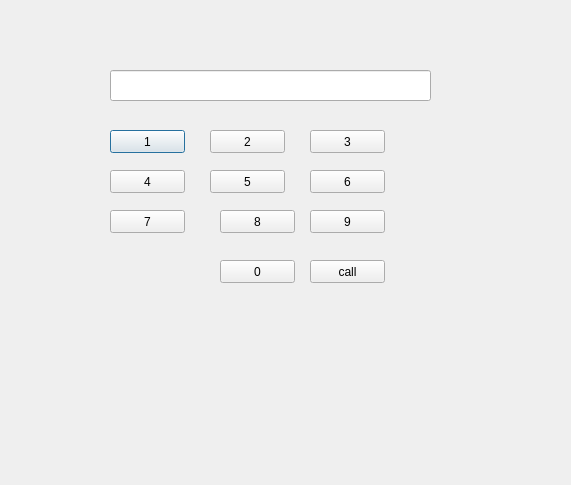
<?xml version="1.0" encoding="UTF-8"?>
<ui version="4.0">
 <class>Dialog</class>
 <widget class="QDialog" name="Dialog">
  <property name="geometry">
   <rect>
    <x>0</x>
    <y>0</y>
    <width>571</width>
    <height>485</height>
   </rect>
  </property>
  <property name="windowTitle">
   <string>Dialog</string>
  </property>
  <widget class="QLineEdit" name="le">
   <property name="geometry">
    <rect>
     <x>110</x>
     <y>70</y>
     <width>321</width>
     <height>31</height>
    </rect>
   </property>
  </widget>
  <widget class="QPushButton" name="pb1">
   <property name="geometry">
    <rect>
     <x>110</x>
     <y>130</y>
     <width>75</width>
     <height>23</height>
    </rect>
   </property>
   <property name="text">
    <string>1</string>
   </property>
  </widget>
  <widget class="QPushButton" name="pb2">
   <property name="geometry">
    <rect>
     <x>210</x>
     <y>130</y>
     <width>75</width>
     <height>23</height>
    </rect>
   </property>
   <property name="text">
    <string>2</string>
   </property>
  </widget>
  <widget class="QPushButton" name="pb3">
   <property name="geometry">
    <rect>
     <x>310</x>
     <y>130</y>
     <width>75</width>
     <height>23</height>
    </rect>
   </property>
   <property name="text">
    <string>3</string>
   </property>
  </widget>
  <widget class="QPushButton" name="pb4">
   <property name="geometry">
    <rect>
     <x>110</x>
     <y>170</y>
     <width>75</width>
     <height>23</height>
    </rect>
   </property>
   <property name="text">
    <string>4</string>
   </property>
  </widget>
  <widget class="QPushButton" name="pb5">
   <property name="geometry">
    <rect>
     <x>210</x>
     <y>170</y>
     <width>75</width>
     <height>23</height>
    </rect>
   </property>
   <property name="text">
    <string>5</string>
   </property>
  </widget>
  <widget class="QPushButton" name="pb7">
   <property name="geometry">
    <rect>
     <x>110</x>
     <y>210</y>
     <width>75</width>
     <height>23</height>
    </rect>
   </property>
   <property name="text">
    <string>7</string>
   </property>
  </widget>
  <widget class="QPushButton" name="pb6">
   <property name="geometry">
    <rect>
     <x>310</x>
     <y>170</y>
     <width>75</width>
     <height>23</height>
    </rect>
   </property>
   <property name="text">
    <string>6</string>
   </property>
  </widget>
  <widget class="QPushButton" name="pb9">
   <property name="geometry">
    <rect>
     <x>310</x>
     <y>210</y>
     <width>75</width>
     <height>23</height>
    </rect>
   </property>
   <property name="text">
    <string>9</string>
   </property>
  </widget>
  <widget class="QPushButton" name="pb8">
   <property name="geometry">
    <rect>
     <x>220</x>
     <y>210</y>
     <width>75</width>
     <height>23</height>
    </rect>
   </property>
   <property name="text">
    <string>8</string>
   </property>
  </widget>
  <widget class="QPushButton" name="pb_call">
   <property name="geometry">
    <rect>
     <x>310</x>
     <y>260</y>
     <width>75</width>
     <height>23</height>
    </rect>
   </property>
   <property name="text">
    <string>call</string>
   </property>
  </widget>
  <widget class="QPushButton" name="pb0">
   <property name="geometry">
    <rect>
     <x>220</x>
     <y>260</y>
     <width>75</width>
     <height>23</height>
    </rect>
   </property>
   <property name="text">
    <string>0</string>
   </property>
  </widget>
 </widget>
 <resources/>
 <connections/>
</ui>
